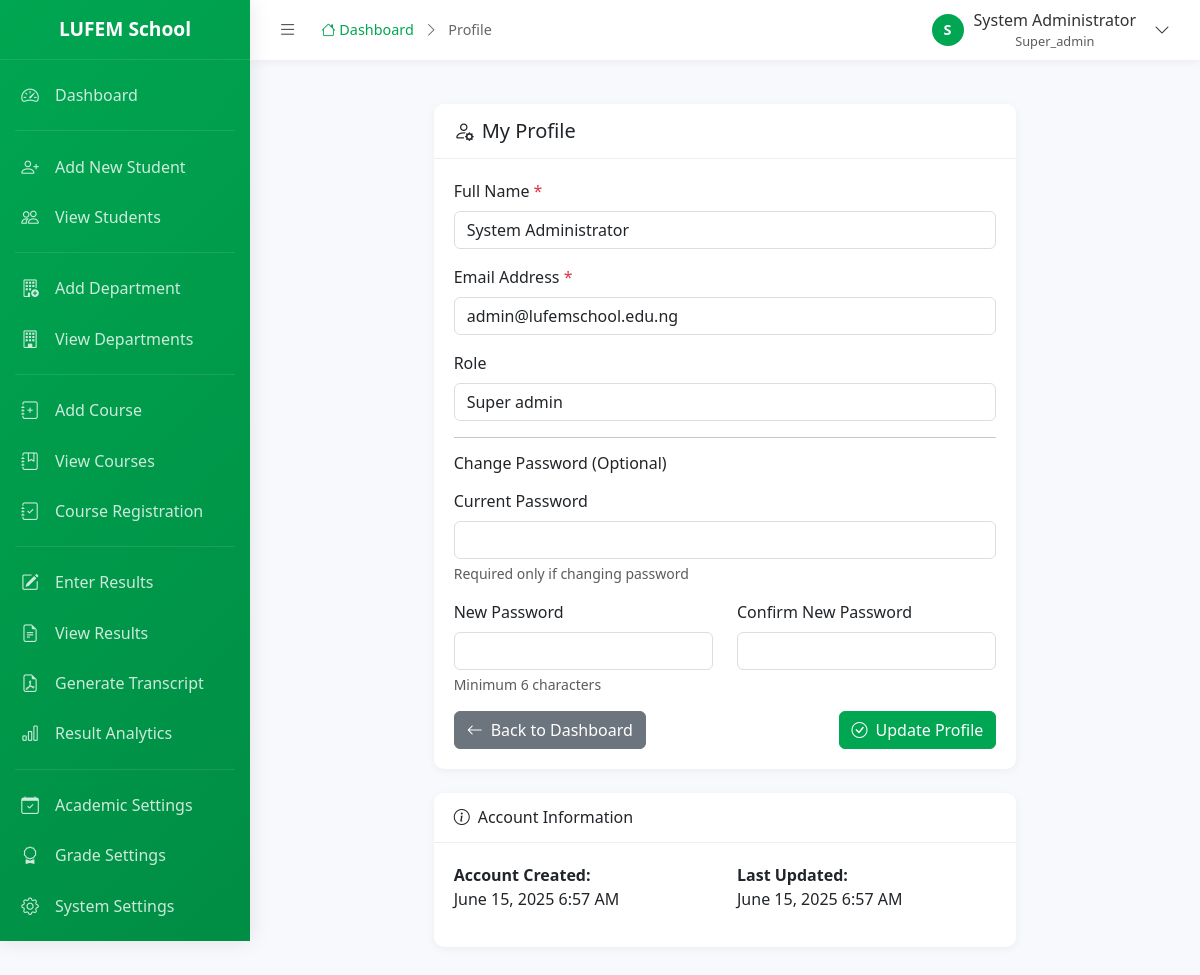
Screenshot of /admin/profile.php (signed in) with the database file from the repository.
### tables this page shows
CREATE TABLE `institutions` (
  `institution_id` int(11) NOT NULL AUTO_INCREMENT,
  `institution_name` varchar(255) NOT NULL,
  `institution_code` varchar(20) NOT NULL,
  `address` text,
  `phone` varchar(20),
  `email` varchar(100),
  `website` varchar(100),
  `logo_path` varchar(255),
  `primary_color` varchar(7) DEFAULT '#00A651',
  `secondary_color` varchar(7) DEFAULT '#FFFFFF',
  `is_active` tinyint(1) DEFAULT 1,
  `created_at` timestamp NOT NULL DEFAULT CURRENT_TIMESTAMP,
  `updated_at` timestamp NOT NULL DEFAULT CURRENT_TIMESTAMP ON UPDATE CURRENT_TIMESTAMP,
  PRIMARY KEY (`institution_id`),
  UNIQUE KEY `institution_code` (`institution_code`)
);

CREATE TABLE `users` (
  `user_id` int(11) NOT NULL AUTO_INCREMENT,
  `institution_id` int(11) NOT NULL,
  `username` varchar(50) NOT NULL,
  `password` varchar(255) NOT NULL,
  `email` varchar(100),
  `full_name` varchar(255) NOT NULL,
  `role` enum('super_admin','admin','student') NOT NULL DEFAULT 'student',
  `is_active` tinyint(1) DEFAULT 1,
  `last_login` timestamp NULL DEFAULT NULL,
  `created_at` timestamp NOT NULL DEFAULT CURRENT_TIMESTAMP,
  `updated_at` timestamp NOT NULL DEFAULT CURRENT_TIMESTAMP ON UPDATE CURRENT_TIMESTAMP,
  PRIMARY KEY (`user_id`),
  UNIQUE KEY `username` (`username`),
  KEY `institution_id` (`institution_id`),
  FOREIGN KEY (`institution_id`) REFERENCES `institutions` (`institution_id`) ON DELETE CASCADE
);

### config/database.php (called while the page is built, shortened)
<?php
class Database {
    private $host = DB_HOST;
    private $user = DB_USER;
    private $pass = DB_PASS;
    private $dbname = DB_NAME;
    private $dbh;
    private $stmt;
    public function __construct() {
        $dsn = 'mysql:host=' . $this->host . ';dbname=' . $this->dbname . ';charset=utf8mb4';
        $options = array(
            PDO::ATTR_PERSISTENT => true,
            PDO::ATTR_ERRMODE => PDO::ERRMODE_EXCEPTION,
            PDO::ATTR_DEFAULT_FETCH_MODE => PDO::FETCH_ASSOC,
            PDO::ATTR_EMULATE_PREPARES => false
        );
        try {
            $this->dbh = new PDO($dsn, $this->user, $this->pass, $options);
        } catch(PDOException $e) {
            $this->error = $e->getMessage();
            echo 'Connection Error: ' . $this->error;
        }
    }
    public function query($query) {
        $this->stmt = $this->dbh->prepare($query);
    }
    public function bind($param, $value, $type = null) {
        if(is_null($type)) {
            switch(true) {
                case is_int($value):
                    $type = PDO::PARAM_INT;
                    break;
            }
        }
        $this->stmt->bindValue($param, $value, $type);
    }
    public function execute() {
        return $this->stmt->execute();
    }
    public function single() {
        $this->execute();
        return $this->stmt->fetch();
    }
}
?>

### admin/profile.php (the view, shortened to what this page needs)
<?php
$breadcrumb = "Profile";
include_once 'includes/header.php';
?>
<div class="container-fluid py-4">
    <div class="row justify-content-center">
        <div class="col-lg-8">
            <div class="card">
                <div class="card-header">
                    <h5 class="mb-0">
                        <i class="bi bi-person-gear me-2"></i>My Profile
                    </h5>
                </div>
                <div class="card-body">
                    <form method="POST" action="">
                        <div class="mb-3">
                            <label for="full_name" class="form-label">
                                Full Name <span class="text-danger">*</span>
                            </label>
                            <input type="text" class="form-control" id="full_name"
                                   name="full_name" required
                                   value="<?php echo htmlspecialchars($user['full_name']); ?>">
                        </div>
                        <div class="mb-3">
                            <label for="email" class="form-label">
                                Email Address <span class="text-danger">*</span>
                            </label>
                            <input type="email" class="form-control" id="email"
                                   name="email" required
                                   value="<?php echo htmlspecialchars($user['email']); ?>">
                        </div>
                        <div class="mb-3">
                            <label class="form-label">Role</label>
                            <input type="text" class="form-control" readonly
                                   value="<?php echo ucfirst(str_replace('_', ' ', $user['role'])); ?>">
                        </div>
                        <hr>
                        <h6 class="mb-3">Change Password (Optional)</h6>
                        <div class="mb-3">
                            <label for="current_password" class="form-label">Current Password</label>
                            <input type="password" class="form-control" id="current_password"
                                   name="current_password">
                            <div class="form-text">Required only if changing password</div>
                        </div>
                        <div class="row">
                            <div class="col-md-6">
                                <div class="mb-3">
                                    <label for="new_password" class="form-label">New Password</label>
                                    <input type="password" class="form-control" id="new_password"
                                           name="new_password" minlength="6">
                                    <div class="form-text">Minimum 6 characters</div>
                                </div>
                            </div>
                            <div class="col-md-6">
                                <div class="mb-3">
                                    <label for="confirm_password" class="form-label">Confirm New Password</label>
                                    <input type="password" class="form-control" id="confirm_password"
                                           name="confirm_password" minlength="6">
                                </div>
                            </div>
                        </div>
                        <div class="d-flex justify-content-between">
                            <a href="dashboard.php" class="btn btn-secondary">
                                <i class="bi bi-arrow-left me-2"></i>Back to Dashboard
                            </a>
                            <button type="submit" class="btn btn-primary">
                                <i class="bi bi-check-circle me-2"></i>Update Profile
                            </button>
                        </div>
                    </form>
                </div>
            </div>
            <div class="card mt-4">
                <div class="card-header">
                    <h6 class="mb-0">
                        <i class="bi bi-info-circle me-2"></i>Account Information
                    </h6>
                </div>
                <div class="card-body">
                    <div class="row">
                        <div class="col-md-6">
                            <p><strong>Account Created:</strong><br>
                            <?php echo date('F j, Y g:i A', strtotime($user['created_at'])); ?></p>
                        </div>
                        <div class="col-md-6">
                            <p><strong>Last Updated:</strong><br>
                            <?php echo $user['updated_at'] ? date('F j, Y g:i A', strtotime($user['updated_at'])) : 'Never'; ?></p>
                        </div>
                    </div>
                </div>
            </div>
        </div>
    </div>
</div>
<?php include_once 'includes/footer.php'; ?>

### admin/includes/header.php (shortened to what this page needs)
<?php
$user_id = get_user_id();
$db = new Database();
$db->query("SELECT * FROM users WHERE user_id = :user_id");
$db->bind(':user_id', $user_id);
$user = $db->single();
$institution_id = get_institution_id();
$db->query("SELECT * FROM institutions WHERE institution_id = :institution_id");
$db->bind(':institution_id', $institution_id);
$institution = $db->single();
$current_page = basename($_SERVER['PHP_SELF']);
$current_dir = basename(dirname($_SERVER['PHP_SELF']));
?>
<!DOCTYPE html>
<html lang="en">
<head>
    <link href="https://cdn.jsdelivr.net/npm/bootstrap@5.3.3/dist/css/bootstrap.min.css" rel="stylesheet">
    <link href="https://cdn.jsdelivr.net/npm/bootstrap-icons@1.11.1/font/bootstrap-icons.css" rel="stylesheet">
</head>
<body>
    <div id="sidebar-wrapper">
        <div class="sidebar-heading">
            <span class="school-name"><?php echo $institution['institution_name'] ?? 'LUFEM School'; ?></span>
        </div>
        <div class="list-group list-group-flush">
            <a href="<?php echo ADMIN_URL; ?>/dashboard.php" class="list-group-item <?php echo ($current_page == 'dashboard.php') ? 'active' : ''; ?>">
                <i class="bi bi-speedometer2"></i>
                <span class="menu-text">Dashboard</span>
            </a>
            <div class="sidebar-divider"></div>
            <a href="<?php echo ADMIN_URL; ?>/students/add.php" class="list-group-item <?php echo ($current_dir == 'students' && $current_page == 'add.php') ? 'active' : ''; ?>">
                <i class="bi bi-person-plus"></i>
                <span class="menu-text">Add New Student</span>
            </a>
            <a href="<?php echo ADMIN_URL; ?>/students/index.php" class="list-group-item <?php echo ($current_dir == 'students' && $current_page == 'index.php') ? 'active' : ''; ?>">
                <i class="bi bi-people"></i>
                <span class="menu-text">View Students</span>
            </a>
            <div class="sidebar-divider"></div>
            <a href="<?php echo ADMIN_URL; ?>/departments/add.php" class="list-group-item <?php echo ($current_dir == 'departments' && $current_page == 'add.php') ? 'active' : ''; ?>">
                <i class="bi bi-building-add"></i>
                <span class="menu-text">Add Department</span>
            </a>
            <a href="<?php echo ADMIN_URL; ?>/departments/index.php" class="list-group-item <?php echo ($current_dir == 'departments' && $current_page == 'index.php') ? 'active' : ''; ?>">
                <i class="bi bi-building"></i>
                <span class="menu-text">View Departments</span>
            </a>
            <div class="sidebar-divider"></div>
            <a href="<?php echo ADMIN_URL; ?>/courses/add.php" class="list-group-item <?php echo ($current_dir == 'courses' && $current_page == 'add.php') ? 'active' : ''; ?>">
                <i class="bi bi-journal-plus"></i>
                <span class="menu-text">Add Course</span>
            </a>
            <a href="<?php echo ADMIN_URL; ?>/courses/index.php" class="list-group-item <?php echo ($current_dir == 'courses' && $current_page == 'index.php') ? 'active' : ''; ?>">
                <i class="bi bi-journal-bookmark"></i>
                <span class="menu-text">View Courses</span>
            </a>
            <a href="<?php echo ADMIN_URL; ?>/courses/registration.php" class="list-group-item <?php echo ($current_dir == 'courses' && $current_page == 'registration.php') ? 'active' : ''; ?>">
                <i class="bi bi-journal-check"></i>
                <span class="menu-text">Course Registration</span>
            </a>
            <div class="sidebar-divider"></div>
            <a href="<?php echo ADMIN_URL; ?>/results/entry.php" class="list-group-item <?php echo ($current_dir == 'results' && $current_page == 'entry.php') ? 'active' : ''; ?>">
                <i class="bi bi-pencil-square"></i>
                <span class="menu-text">Enter Results</span>
            </a>
            <a href="<?php echo ADMIN_URL; ?>/results/index.php" class="list-group-item <?php echo ($current_dir == 'results' && $current_page == 'index.php') ? 'active' : ''; ?>">
                <i class="bi bi-file-earmark-text"></i>
                <span class="menu-text">View Results</span>
            </a>
            <a href="<?php echo ADMIN_URL; ?>/results/transcript.php" class="list-group-item <?php echo ($current_dir == 'results' && $current_page == 'transcript.php') ? 'active' : ''; ?>">
                <i class="bi bi-file-earmark-pdf"></i>
                <span class="menu-text">Generate Transcript</span>
            </a>
            <a href="<?php echo ADMIN_URL; ?>/results/analytics.php" class="list-group-item <?php echo ($current_dir == 'results' && $current_page == 'analytics.php') ? 'active' : ''; ?>">
                <i class="bi bi-bar-chart"></i>
                <span class="menu-text">Result Analytics</span>
            </a>
            <div class="sidebar-divider"></div>
            <a href="<?php echo ADMIN_URL; ?>/settings/academic.php" class="list-group-item <?php echo ($current_dir == 'settings' && $current_page == 'academic.php') ? 'active' : ''; ?>">
                <i class="bi bi-calendar-check"></i>
                <span class="menu-text">Academic Settings</span>
            </a>
            <a href="<?php echo ADMIN_URL; ?>/settings/grades.php" class="list-group-item <?php echo ($current_dir == 'settings' && $current_page == 'grades.php') ? 'active' : ''; ?>">
                <i class="bi bi-award"></i>
                <span class="menu-text">Grade Settings</span>
            </a>
            <a href="<?php echo ADMIN_URL; ?>/settings/system.php" class="list-group-item <?php echo ($current_dir == 'settings' && $current_page == 'system.php') ? 'active' : ''; ?>">
                <i class="bi bi-gear"></i>
                <span class="menu-text">System Settings</span>
            </a>
        </div>
    </div>
    <div id="page-content-wrapper">
        <div class="topbar">
            <div class="d-flex align-items-center">
                <button class="toggle-sidebar" id="toggleSidebar">
                    <i class="bi bi-list"></i>
                </button>
                <div class="breadcrumb-nav ms-3">
                    <a href="<?php echo ADMIN_URL; ?>/dashboard.php">
                        <i class="bi bi-house"></i> Dashboard
                    </a>
                    <?php if (isset($breadcrumb)): ?>
                        <i class="bi bi-chevron-right"></i>
                        <span><?php echo $breadcrumb; ?></span>
                    <?php endif; ?>
                </div>
            </div>
            <div class="user-dropdown">
                <button class="user-dropdown-toggle" id="userDropdownToggle">
                    <div class="user-avatar">
                        <?php echo strtoupper(substr($user['full_name'], 0, 1)); ?>
                    </div>
                    <div class="user-info d-none d-md-block">
                        <div class="user-name"><?php echo $user['full_name']; ?></div>
                        <div class="user-role text-muted" style="font-size: 0.8rem;"><?php echo ucfirst($user['role']); ?></div>
                    </div>
                    <i class="bi bi-chevron-down ms-2"></i>
                </button>
            </div>
        </div>
        <div class="main-content">

### rows the page displays
institutions: institution_name "LUFEM School"
users: full_name "S", full_name "System Administrator", role "Super_admin", email "admin@lufemschool.edu.ng", role "Super admin", created_at "June 15, 2025 6:57 AM", updated_at "June 15, 2025 6:57 AM"

### other values shown
$breadcrumb "Profile"
